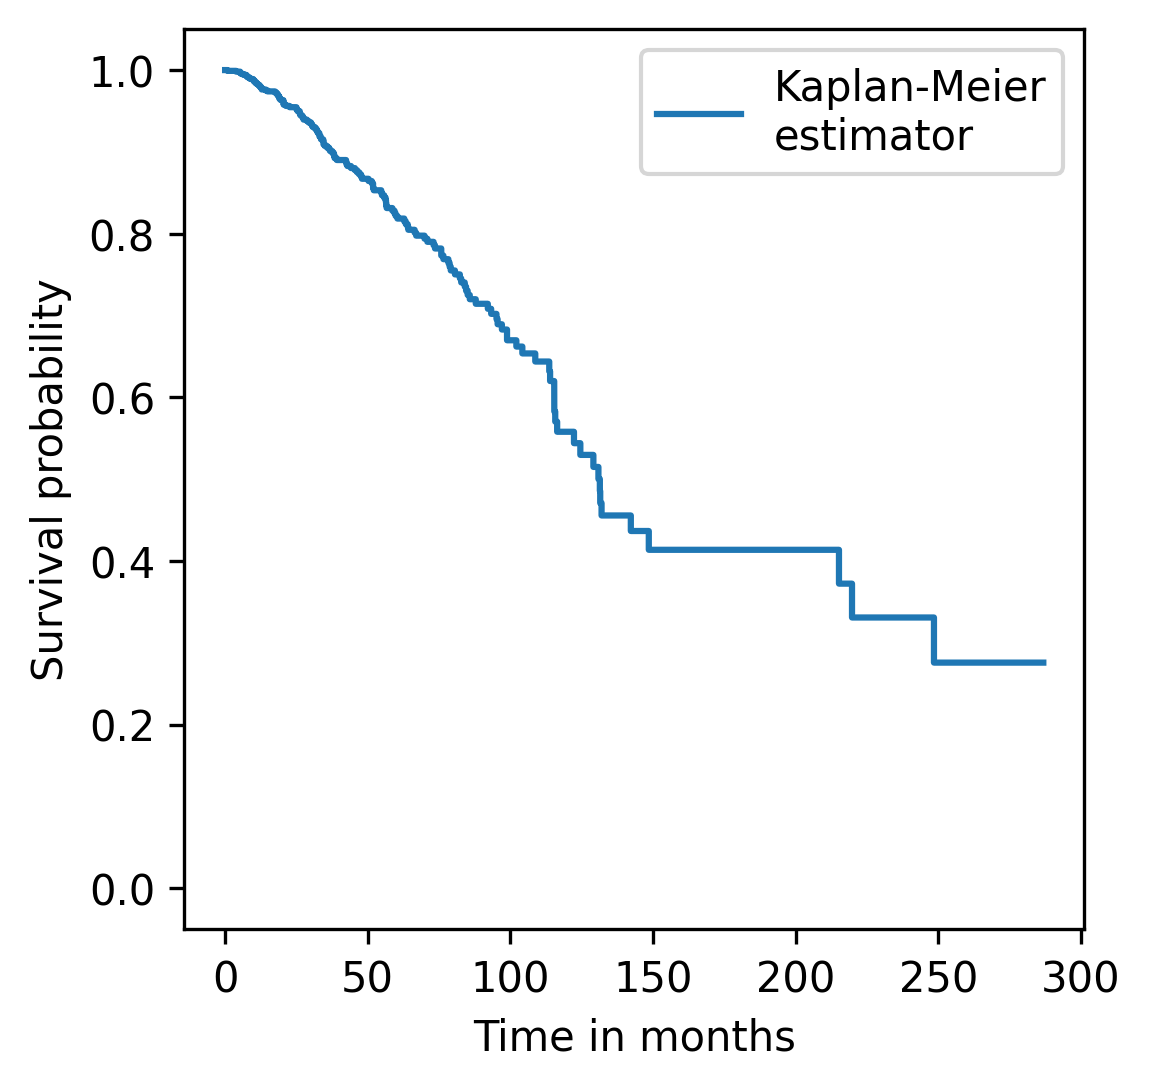

Write Python code to recreate this figure.
import pandas as pd
import matplotlib.pyplot as plt

from sksurv.nonparametric import kaplan_meier_estimator

input_file = 'Survival_TCGA-BRCA_os.csv'
data = pd.read_csv(input_file , sep = ';', index_col='id_sample')

data['event_bool'] = data['event'].astype(bool)

time, survival_probability = kaplan_meier_estimator(data['event_bool'], data['time'])

fig = plt.figure(figsize=(4, 4))
ax = fig.add_axes([0.15, 0.15, 0.75, 0.75])

ax.step(time, survival_probability, where='post', label='Kaplan-Meier\nestimator')

ax.set_ylabel('Survival probability')
ax.set_xlabel('Time in months')
ax.set_ylim([-0.05, 1.05])
ax.legend()

plt.show()

fig.savefig('survival_curve_Kaplan_Meier_scikit_survival.png', dpi=300, format='png', bbox_inches='tight')